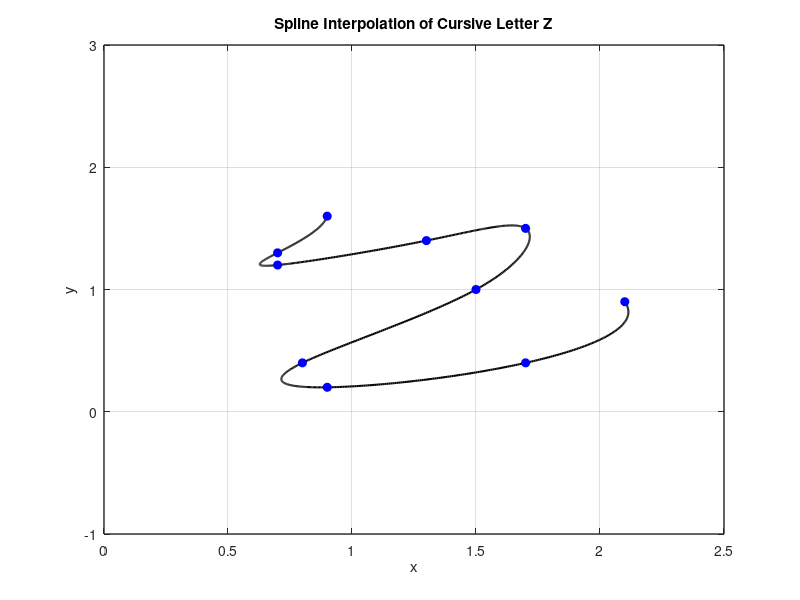

Write MATLAB code to recreate this figure.
x = [0.9 0.7 0.7 1.3 1.7 1.5 0.8 0.9 1.7 2.1];
y = [1.6 1.3 1.2 1.4 1.5 1 0.4 0.2 0.4 0.9];

n = length(x);
t = 0:n-1; % Parametric coordinate t
tt = 0:0.01:n-1; % More dense coordinate tt for spline interpolation

% Compute spline interpolation
xx = spline(t, x, tt);
yy = spline(t, y, tt);

% Plot settings
figure(1)
plot(xx, yy, 'k', 'LineWidth', 1.5) % plot spline
hold on
plot(x, y, 'bo', 'MarkerFaceColor', 'b') % plot data points
axis([0 2.5 -1 3])
grid on
title('Spline Interpolation of Cursive Letter Z')
xlabel('x')
ylabel('y')
set(gca, 'FontSize', 10, 'LineWidth', 1)
grid on